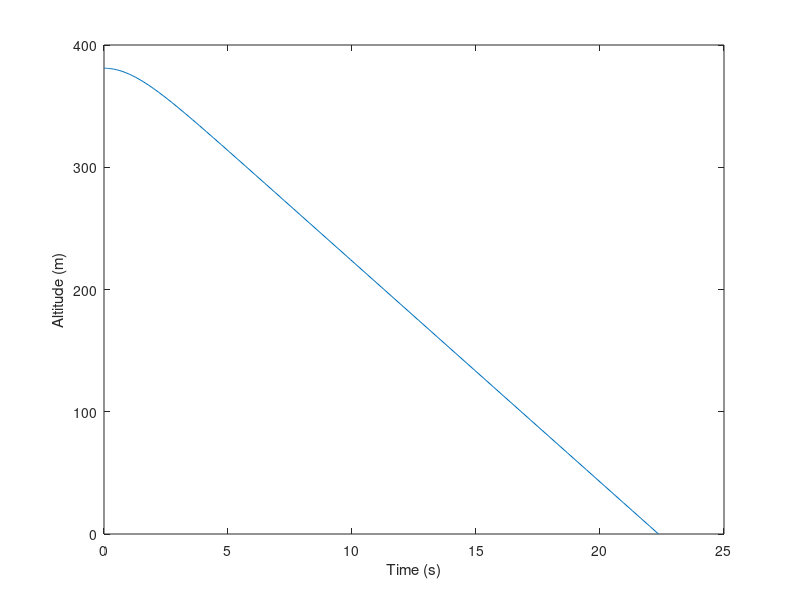

This figure's MATLAB source:
% Simulate a penny falling from the Empire State Building.

function penny2()
    t = 0;
    X = [381, 0];
    rate_func(t, X)
   
    tspan = [0, 30];
    options = odeset('Events', @event_func);
    [T, M] = ode45(@rate_func, tspan, X, options);
    
    Y = M(:, 1);
    V = M(:, 2);
    
    plot(T, Y)
    xlabel('Time (s)')
    ylabel('Altitude (m)')
    saveas(gcf, '../../book/figs/penny2.eps', 'epsc')
    
    T(end)
    M(end, :)
end

function res = rate_func(t, X)
    % unpack position and velocity
    y = X(1);      
    v = X(2);      
    
    % compute the derivatives
    dydt = v;
    dvdt = acceleration(t, X);

    % pack the derivatives into a column vector
    res = [dydt; dvdt];
end

function res = acceleration(t, X)
    b = 75e-6;                % drag constant in kg/m
    v = X(2);                 % velocity in m/s
    f_d = -sign(v) * b * v^2; % drag force in N

    m = 2.5e-3;               % mass in kg
    a_d = f_d / m;            % drag acceleration in m/s^2

    a_g = -9.8;               % acceleration due to gravity in m/s^2
    res = a_g + a_d;          % total acceleration
end

function [value, isterminal, direction] = event_func(t,X)
    value = X(1);
    isterminal = 1;
    direction = -1;
end